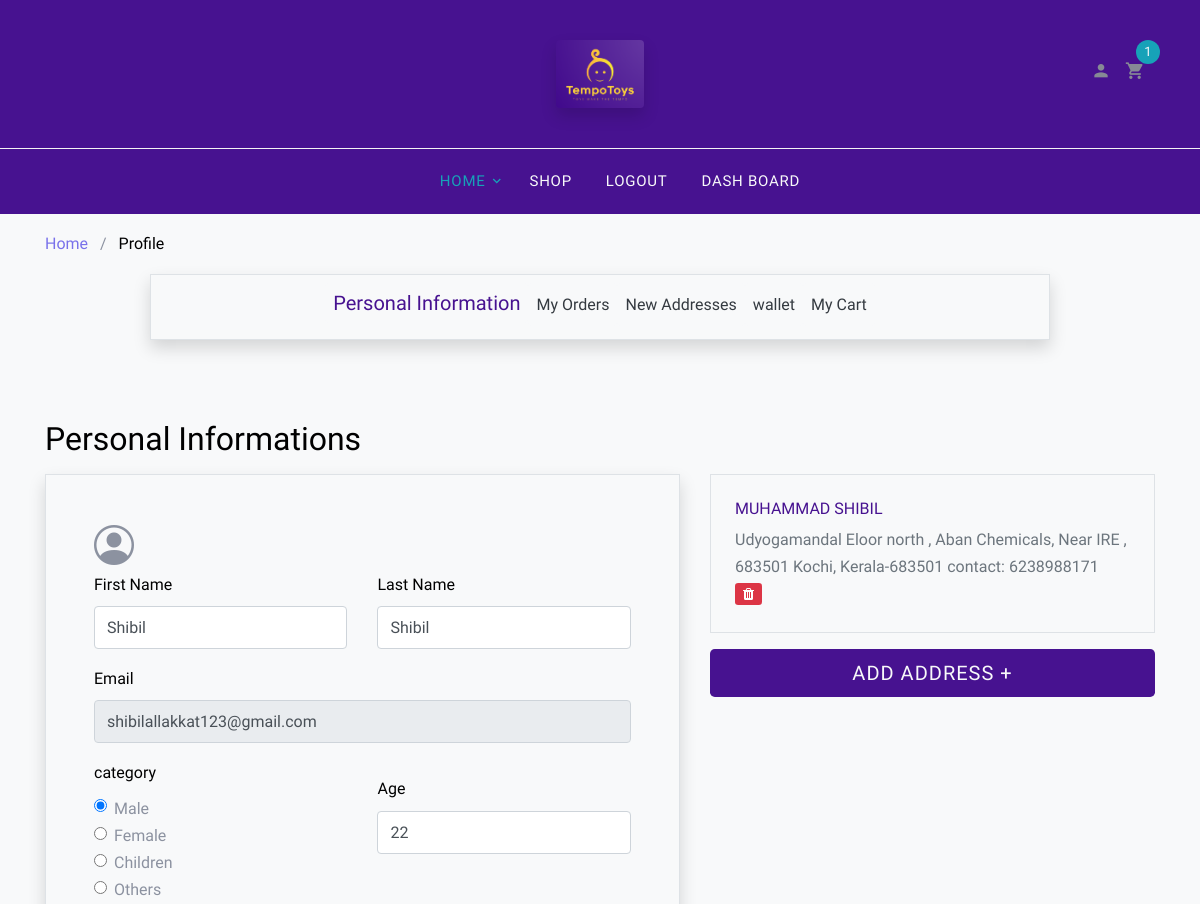
Before: /profile/ (signed in, upper part) with the older database file.
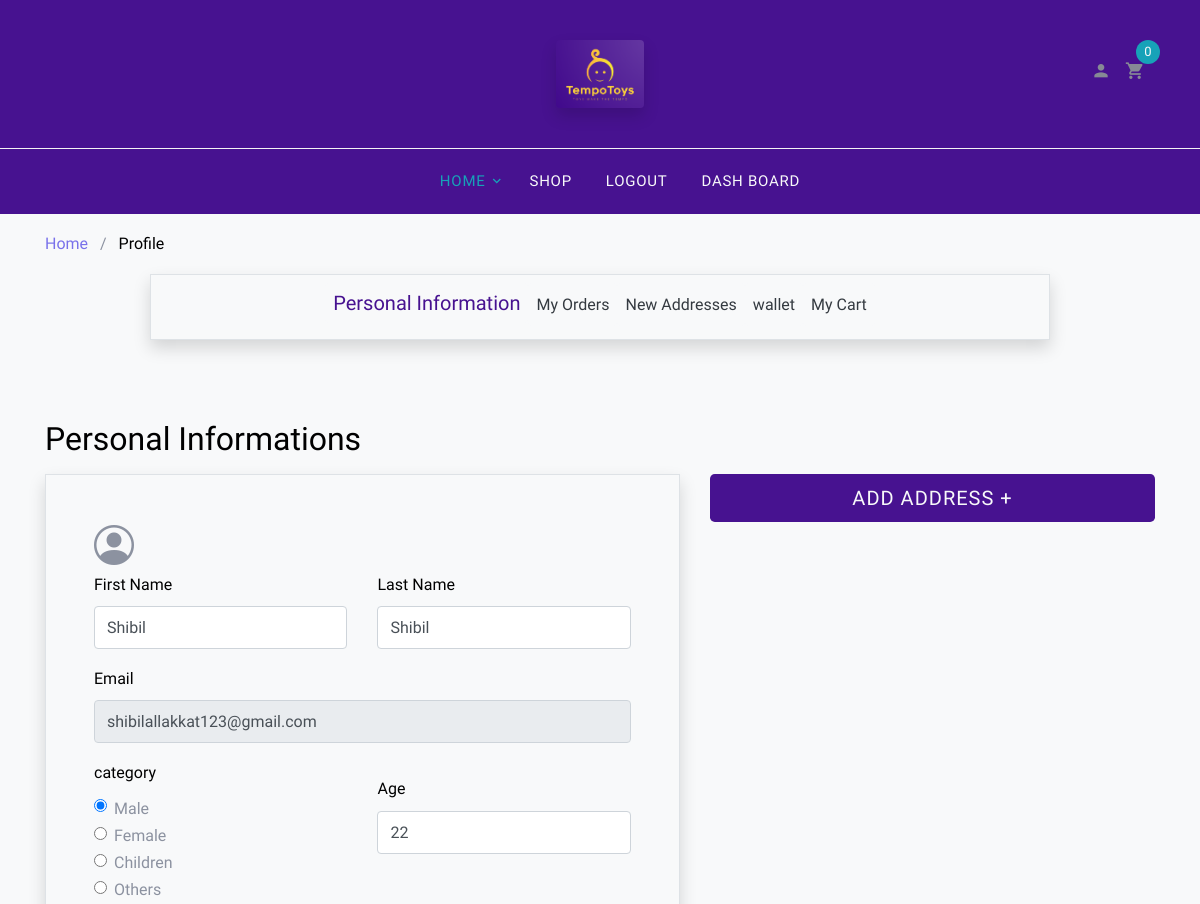
After: the same page with the newer database file.
### register/models.py (models this page shows)
class TempoUser(AbstractUser):
    pass

### home/models.py (models this page shows, shortened)
class Address(models.Model):
    name = models.CharField(max_length=100)
    profile = models.ForeignKey(Profile, on_delete=models.CASCADE, related_name='address')
    area_desc = models.TextField()
    city = models.CharField(max_length=50)
    state = models.ForeignKey(State, null=True, on_delete=models.SET_NULL)
    mobile_number = models.CharField(max_length=10)
    is_default = models.BooleanField(null=True)
    pincode = models.CharField(max_length=6, null=True)

class State(models.Model):
    name = models.CharField(max_length=100)
    def __str__(self):
        return self.name

class Profile(models.Model):
    user = models.OneToOneField(TempoUser, on_delete=models.CASCADE, related_name='profile')
    mobile_number = models.CharField(max_length=200, null=True)
    gender_category = models.ForeignKey(Gender, null=True, on_delete=models.SET_NULL)
    age = models.IntegerField(null=True)
    referred_code = models.ForeignKey(referral_code, on_delete=models.CASCADE, null=True)

### home/views.py (the view)
# urls.py: path('profile/', views.profile, name='profile'),
@never_cache
def profile(request):
    if request.user.is_authenticated:
        return render(request, 'profile.html')
    return redirect('r:login')

### templates/profile.html (shortened to what the changed rows need)
{% load static %}
<!DOCTYPE html>
<html lang="en">
  <head>
    <link rel="stylesheet" href="{% static 'fonts/icomoon/style.css' %}">
    <link rel="stylesheet" href="{% static 'css/bootstrap.min.css' %}">
    <link rel="stylesheet" href="{% static 'css/magnific-popup.css' %}">
    <link rel="stylesheet" href="{% static 'css/jquery-ui.css' %}">
    <link rel="stylesheet" href="{% static 'css/owl.carousel.min.css' %}">
    <link rel="stylesheet" href="{% static 'css/owl.theme.default.min.css' %}">
    <link rel="stylesheet" href="{% static 'css/aos.css' %}">
    <link rel="stylesheet" href="{% static 'css/style.css' %}">
    <link rel="stylesheet" href="{% static 'css/my_style.css' %}">
    <link rel="stylesheet" href="https://cdn.jsdelivr.net/npm/bootstrap-icons@1.7.1/font/bootstrap-icons.css">
  </head>
<body>
  <div class="site-wrap">
    <header class="head-sec site-navbar" role="banner">
      <div class="site-navbar-top">
        <div class="container">
          <div class="row align-items-center">
            <div class="col-6 col-md-4 order-3 order-md-3 text-right">
              <div class="site-top-icons">
                <ul>
                     <li>
                    <a href="{% url 'h:cart' %}" class="site-cart">
                      <span class="count head-sec bg-info text-light"><b>{{ request.user.cart.count }}</b></span>
                    </a>
                  </li>
                </ul>
              </div>
            </div>
          </div>
        </div>
      </div>
    </header>
{% block content %}
    <div class="site-section">
      <div class="container">
        <div class="row">
          <div class="col-md-12">
            <h2 class="h2 mb-3 text-black">Personal Informations</h2>
          </div>
          <div class="col-md-7">
            <form action="{% url 'h:change_profile' %}" method="POST">
              <div class="p-3 p-lg-5 border shadow mb-3">
                <div class="form-group row">
                  <div class="col-md-6">
                    <label for="c_fname" class="text-black">First Name </label>
                    <input type="text" class="form-control" value="{{ request.user.first_name }}" id="first_name" name="first_name">
                  </div>
                  <div class="col-md-6">
                    <label for="c_lname" class="text-black">Last Name </label>
                    <input type="text" class="form-control" value="{{ request.user.last_name }}" id="last_name" name="last_name">
                  </div>
                </div>
                <div class="form-group row">
                  <div class="col-md-12">
                    <label for="c_email" class="text-black">Email</label>
                    <input type="email" class="form-control" readonly value="{{ request.user.email }}" id="email" name="email" placeholder="">
                  </div>
                </div>
                <div class="form-group row">
                  <div class="col-md-6 mt-3">
                      <label for="c_email" class="text-black">Age</label>
                      <input type="number" maxlength="10" value="{{ request.user.profile.age }}" class="form-control" id="age" name="age" placeholder="">
                    </div>
              </div>
              </div>
            </form>
          </div>
          {% endblock content %}
          {% if not avoid %}
          <div class="col-md-5 ml-auto">
            {% for address in request.user.profile.address.all %}
            <a href="{% url 'h:edit_address' address.id %}" class="text-secondary">
            <div class="p-4 border mb-3">
              <span class="d-block text-purple h6 text-uppercase">{{ address.name }}</span>
              <p class="mb-0">{{ address.area_desc }} {{ address.city}}, {{address.state}}-{{ address.pincode }}
                contact: {{ address.mobile_number }}
              </p>
              <a href="{% url 'h:delete_address' address.id %}" class="icon icon-trash btn-sm btn-danger px-2 py-1"></a>
            </div>
            </a>
            {% endfor %}
          </div>
        </div>
      </div>
    </div>
    {% endif %}
  </div>
  </body>
</html>

Changed rows visible on the page:
removed Address: name "MUHAMMAD SHIBIL", area_desc "Udyogamandal Eloor north , Aban Chemicals, Near IRE , 683501", city "Kochi", state "Kerala", pincode "683501", mobile_number "6238988171"
computed for TempoUser "Shibil": user.cart.count "1" → "0"
